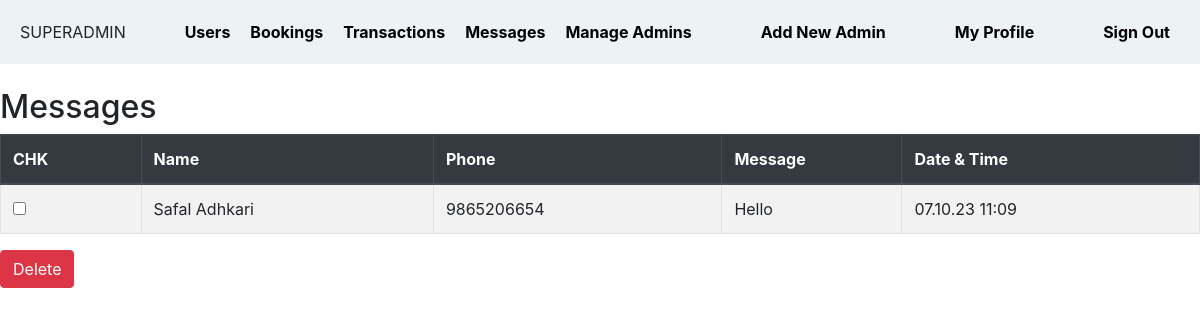
The app's page /pms002/0/messages.php (signed in) with its own data.
### tables this page shows
CREATE TABLE `messages` (
  `id` int(11) NOT NULL,
  `msgdate` text NOT NULL,
  `name` text NOT NULL,
  `phone` text NOT NULL,
  `msg` text NOT NULL
);

### PMS002/0/messages.php (the view, shortened to what this page needs)
<!DOCTYPE html>
<html xmlns="http://www.w3.org/1999/xhtml">
<head>
</head>
<body>
	<section id="container">
	<?php
			include('inc/header.php');
						include('inc/connect.php');
	?>
	<section id="content">
      <div class="mt-4 mb-4">
        <h2>Messages</h2>
        <div class="table-responsive">
          <form method="post" action="deletemsg.php">
            <table class="table table-striped table-bordered" id="example">
              <thead class="thead-dark">
                                <tr>
                                    <th>CHK</th>
                                    <th>Name</th>
									<th>Phone</th>
									<th style="width:180px;">Message</th>
                                    <th>Date & Time</th>
                                </tr>
                            </thead>
                            <tbody>
							<?php
							$query=mysqli_query($connect,"select * from messages")or die(mysql_error());
							while($row=mysqli_fetch_array($query)){
							$id=$row['id'];
							?>
										<tr>
										<td>
										<input name="selector[]" type="checkbox" value="<?php echo $id; ?>">
										</td>
                                         <td><?php echo $row['name'] ?></td>
										  <td><?php echo $row['phone'] ?></td>
                                         <td style="width:180px text-align:left;"><?php echo $row['msg'] ?></td>
                                         <td><?php echo $row['msgdate'] ?></td>
                                </tr>
						          <?php } ?>
                            </tbody>
                        </table>
						<input type="submit" class="btn btn-danger" value="Delete" name="delete">
		</form>
	</div></div>
	</section>
</body>
</html>

### records on screen
messages: name "Safal Adhkari", phone "9865206654", msg "Hello", msgdate "07.10.23 11:09"
